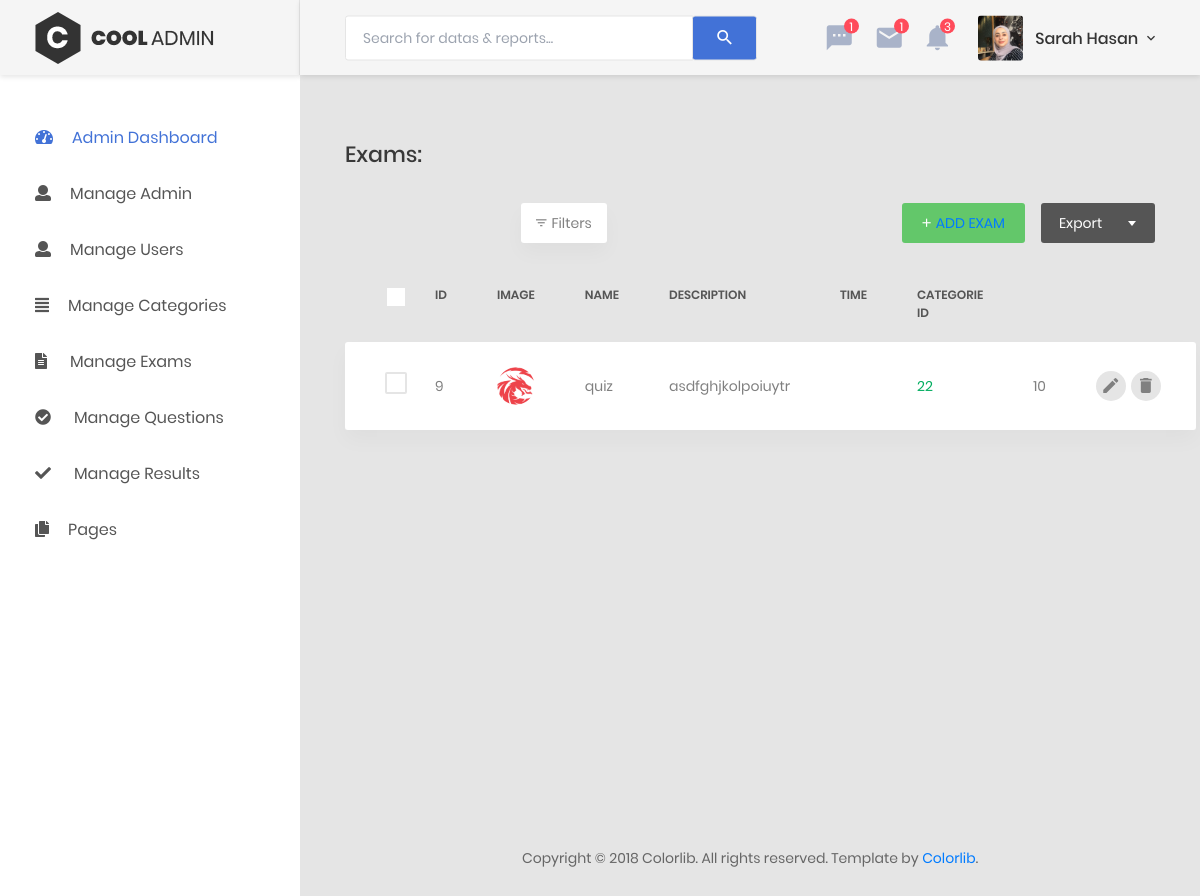
The page /exams.php on the database its author committed.
### tables this page shows
CREATE TABLE `exams` (
  `id` int(11) NOT NULL,
  `name` varchar(255) NOT NULL,
  `description` varchar(1000) NOT NULL,
  `exam_img` varchar(255) NOT NULL,
  `time` int(11) NOT NULL,
  `categorieid` int(11) NOT NULL
);

### exams.php (the view, shortened to what this page needs)
<?php
include('connect.php');
include('include/header&aside.php');
$sql = "SELECT * FROM exams ";
$result = mysqli_query($conn, $sql);
$exams  = mysqli_fetch_all($result, MYSQLI_ASSOC);
?>
<?php
if (!isset($_GET['do'])) {
?>
    <div class="main-content">
        <div class="section__content section__content--p30">
            <div class="container-fluid">
                <div class="row">
                    <div class="col-md-12">
                        <h3 class="title-5 m-b-35">exams:</h3>
                        <div class="table-data__tool">
                            <div class="table-data__tool-left">
                                <button class="au-btn-filter">
                                    <i class="zmdi zmdi-filter-list"></i>filters</button>
                            </div>
                            <div class="table-data__tool-right">
                                <button class="au-btn au-btn-icon au-btn--green au-btn--small" style="color: white;">
                                    <a href="exams.php?do=add"><i class="zmdi zmdi-plus" style="text-decoration: none; color:white;"></i>add Exam</button></a>
                                <div class="rs-select2--dark rs-select2--sm rs-select2--dark2">
                                </div>
                            </div>
                        </div>
                        <div class="table-responsive table-responsive-data2">
                            <table class="table table-data2">
                                <thead>
                                    <tr>
                                        <th>
                                            <label class="au-checkbox">
                                                <span class="au-checkmark"></span>
                                            </label>
                                        </th>
                                        <th>id</th>
                                        <th>Image</th>
                                        <th>name</th>
                                        <th>description</th>
                                        <th>time</th>
                                        <th>Categorie Id</th>
                                        <th></th>
                                    </tr>
                                </thead>
                                <tbody>
                                    <?php foreach ($exams as $key => $user) { ?>
                                        <tr class="spacer"></tr>
                                        <tr class="tr-shadow">
                                            <td>
                                                <label class="au-checkbox">
                                                    <span class="au-checkmark"></span>
                                                </label>
                                            </td>
                                            <td><?php echo isset($user['id']) ? $user['id'] : ''; ?></td>
                                            <td><?php echo "<img src='{$user['exam_img']}' style='width:20px height:20px;border-radius:50%;'>"; ?></td>
                                            <td><?php echo isset($user['name']) ? $user['name'] : ''; ?></td>
                                            <td>
                                                <span class="block-description"><?php echo isset($user['description']) ? $user['description'] : ''; ?></span>
                                            </td>
                                            <td class="desc"><?php echo isset($user['img']) ? $user['img'] : ''; ?></td>
                                            <td>
                                                <span class="status--process"><?php echo isset($user['time']) ? $user['time'] : ''; ?></span>
                                            </td>
                                            <td><?php echo isset($user['categorieid']) ? $user['categorieid'] : ''; ?></td>
                                            <td>
                                                <div class="table-data-feature">
                                                    <button class="item" data-toggle="tooltip" data-placement="top" title="Edit">
                                                        <a href="exams.php?do=edit&id=<?php echo $user['id'] ?>"> <i class="zmdi zmdi-edit"></i> </a>
                                                    </button>
                                                    <button class="item" data-toggle="tooltip" data-placement="top" title="Delete">
                                                        <a href="exams.php?delete=<?php echo $user['id'] ?>"> <i class="zmdi zmdi-delete"></i> </a>
                                                    </button>
                                                </div>
                                            </td>
                                        </tr>
                                    <?php }  ?>
                                </tbody>
                            </table>
                        </div>
                    </div>
                </div>
            </div>
        </div>
    </div>
<?php
}
include('include/footer.php');
?>

### rows shown on the page
exams: id "9", exam_img (picture), name "quiz", description "asdfghjkolpoiuytr", time "22", categorieid "10"
